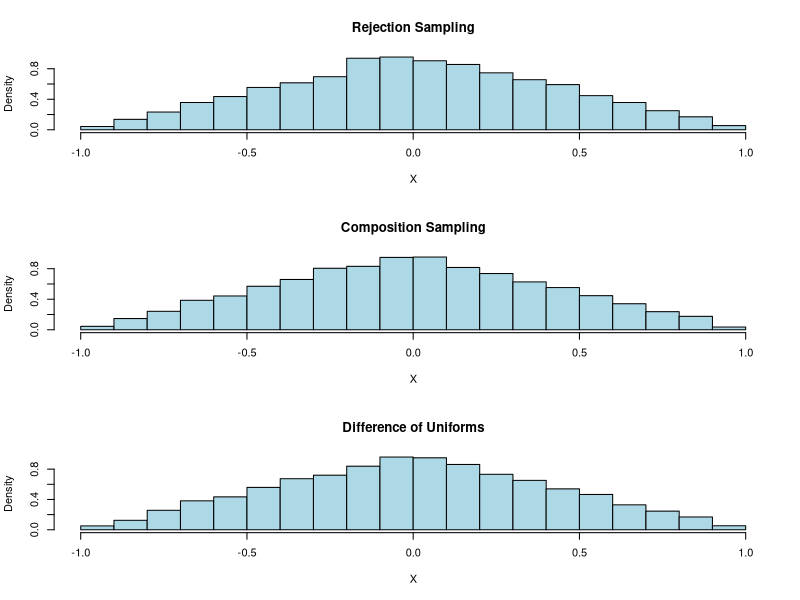
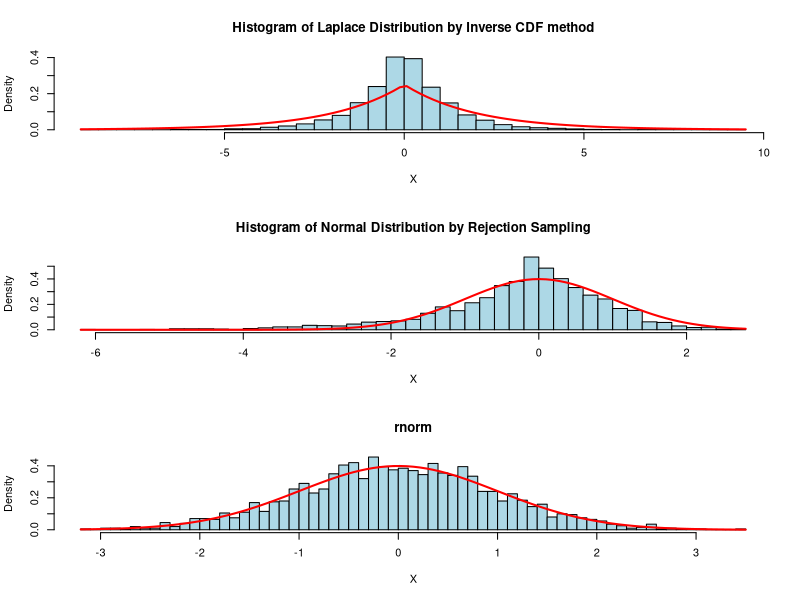

Generate these figures, in order, with R:
## ---- chunk 1
knitr::opts_chunk$set(echo = TRUE)
## ---- chunk 2
# rejection sampling
rejection_sampling <- function(n) {
  x <- runif(n, min = -1, max = 1)
  y <- runif(n, min = 0, max = 1)
  envelop_fx <- ifelse(x <= 0, x + 1, 1 - x)
  accepted <- y <= envelop_fx
  return(x[accepted])
}
## ---- chunk 3
# composition sampling
composition_sampling <- function(n) {
  Y <- ifelse(runif(n) < 0.5, sqrt(runif(n)) - 1, 1 - sqrt(1 - runif(n)))
  X <- ifelse(runif(n) < 0.5, Y, -Y)
  return(X)
}
## ---- chunk 4
# difference of uniforms
difference_of_uniforms <- function(n) {
  U1 <- runif(n)
  U2 <- runif(n)
  return(U1 - U2)
}

## ---- chunk 5
# checking the random generators
set.seed(123)
n <- 10000
par(mfrow = c(3, 1))

# Rejection Sampling
x_rejection_samples <- rejection_sampling(n)
hist(x_rejection_samples, main = "Rejection Sampling", xlab = "X", col = "lightblue", freq = FALSE)

# Composition Sampling
x_composition_samples <- composition_sampling(n)
hist(x_composition_samples, main = "Composition Sampling", xlab = "X", col = "lightblue", freq = FALSE)

# Difference of Uniforms
x_difference_uniforms_samples <- difference_of_uniforms(n)
hist(x_difference_uniforms_samples, main = "Difference of Uniforms", xlab = "X", col = "lightblue", freq = FALSE)

# Calculate variance for each method
var_rejection <- var(x_rejection_samples)
var_composition <- var(x_composition_samples)
var_difference <- var(x_difference_uniforms_samples)

cat("Variance of X (Rejection Sampling):", var_rejection, "\n")
cat("Variance of X (Composition Sampling):", var_composition, "\n")
cat("Variance of X (Differences of Uniforms):", var_difference, "\n")

## ---- chunk 6
# inverse CDF
# default that mu = 0; lambda =1
inverse_cdf_laplace <- function(n) {
  U <- runif(n)
  X <- ifelse(U < 0.5, log(2*U), -log(2*(1-U)))
  return(X)
}

# Generate 10000 random numbers and plot histogram
set.seed(123)
x <- inverse_cdf_laplace(10000)
hist(x, breaks=50, prob=TRUE, main = "Histogram of Laplace Distribution by Inverse CDF method", xlab = "X", col = "lightblue", freq = FALSE)

# Add theoretical density
curve(dexp(abs(x), rate=1/2)/2, add=TRUE, col="red", lwd=2)

## ---- chunk 7
# rejection sampling for Normal distribution
rejection_sampling_normal <- function(n) {
  a <- sqrt(2 / exp(1)) # Envelop constant for Laplace distribution
  X <- rep(NA, n)
  i <- 1
  count_rejected <- 0

  while(i <= n) {
    Z <- inverse_cdf_laplace(1)
    U <- runif(1)
    if (U <= dnorm(Z) / (a * dexp(Z, rate=1/2))) {
      X[i] <- Z
      i <- i + 1
    } else {
      count_rejected <- count_rejected + 1
    }
  }

  rejection_rate <- count_rejected / n
  return(list(samples = X, rejection_rate = rejection_rate))
}

# Generate 2000 random numbers and plot histogram
set.seed(123)
results <- rejection_sampling_normal(2000)
x <- results$samples
hist(x, breaks=50, prob=TRUE, main = "Histogram of Normal Distribution by Rejection Sampling", xlab = "X", col = "lightblue", freq = FALSE)

# Add theoretical density
curve(dnorm(x), add=TRUE, col="red", lwd=2)

# Compute rejection rate
rejection_rate <- results$rejection_rate

# Compare rejection rates
cat("Average rejection rate (R):", rejection_rate, "\n")
cat("Expected rejection rate (ER):", 1 - (1 / sqrt(2 / exp(1))) , "\n")

# Generate 2000 random numbers using rnorm and plot histogram
y <- rnorm(2000)
hist(y, breaks=50, prob=TRUE, main = "rnorm", xlab = "X", col = "lightblue", freq = FALSE)

# Add theoretical density
curve(dnorm(x), add=TRUE, col="red", lwd=2)

